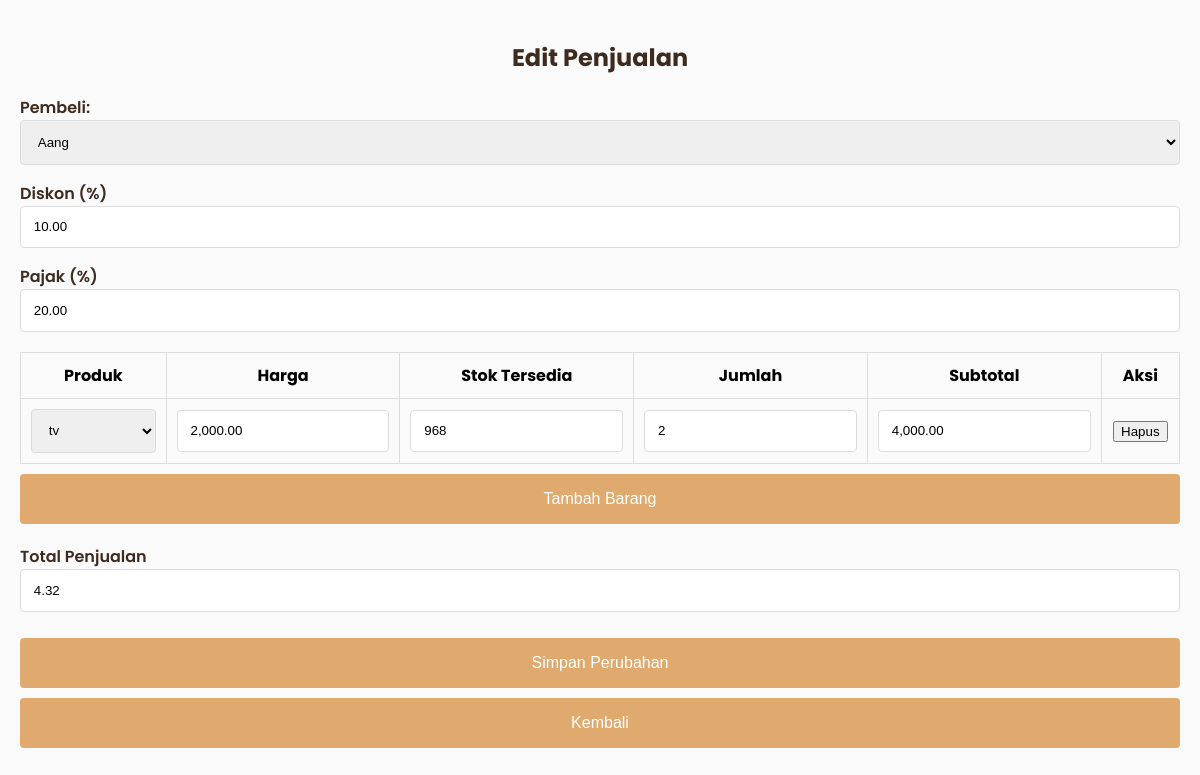
Page /admin/penjualan/edit_penjualan.php?id=132 (signed in) on the earlier database version.
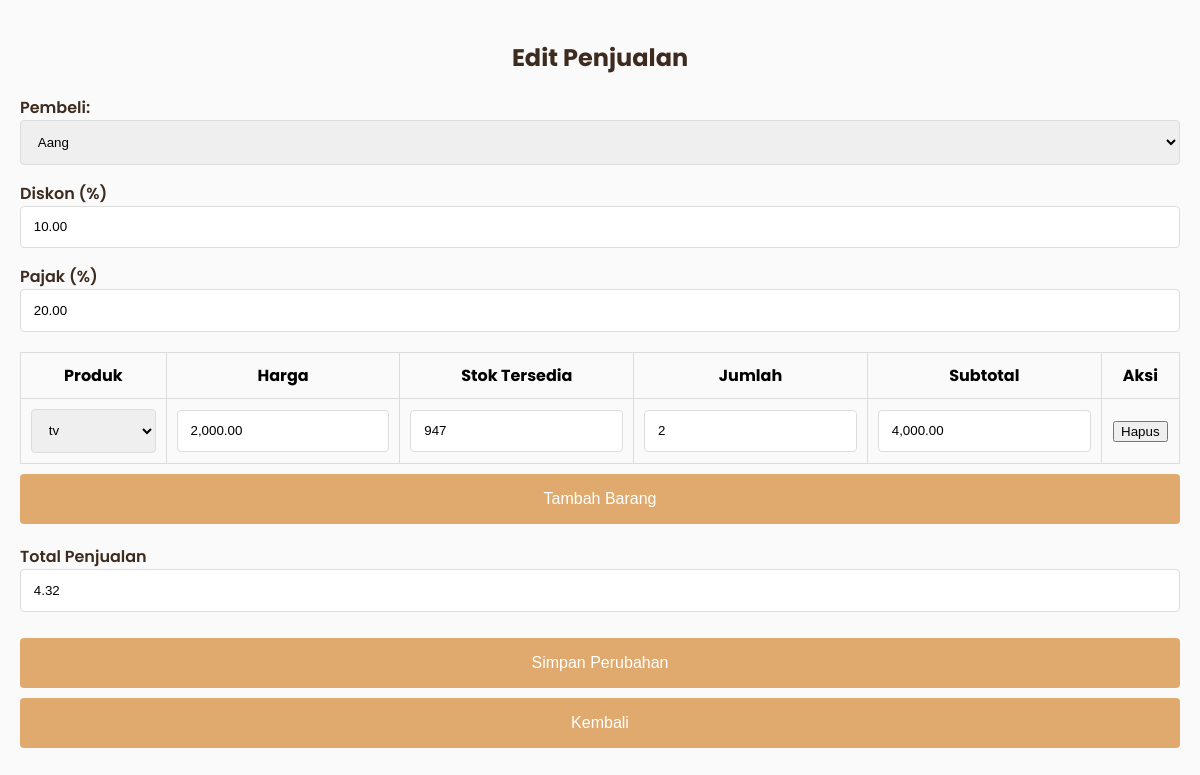
Same page on the later database version.
### tables this page shows
CREATE TABLE `detailpenjualan` (
  `DetailID` int(10) NOT NULL,
  `PenjualanID` int(10) DEFAULT NULL,
  `ProdukID` int(10) DEFAULT NULL,
  `user_id` int(10) DEFAULT NULL,
  `JumlahProduk` int(10) DEFAULT NULL,
  `Subtotal` int(10) DEFAULT NULL,
  `kode_pembayaran` int(10) NOT NULL,
  `total_harga` int(11) NOT NULL,
  `kembalian` double DEFAULT NULL
);

CREATE TABLE `produk` (
  `ProdukID` int(10) NOT NULL,
  `NamaProduk` varchar(255) DEFAULT NULL,
  `Harga` decimal(12,2) DEFAULT NULL,
  `Stok` int(255) DEFAULT NULL,
  `kategori_id` int(11) DEFAULT NULL,
  `deskripsi` text DEFAULT NULL,
  `gambar` varchar(255) DEFAULT NULL
);

### admin/penjualan/edit_penjualan.php (the view, shortened to what the changed rows need)
<?php
$mysqli = new mysqli("localhost", "root", "", "kasir_reddra");
$penjualanID = isset($_GET['id']) ? intval($_GET['id']) : 0;
$detailPenjualan = [];
$stmt = $mysqli->prepare("SELECT * FROM detailpenjualan WHERE PenjualanID = ?");
$stmt->bind_param("i", $penjualanID);
$stmt->execute();
$result = $stmt->get_result();
while ($row = $result->fetch_assoc()) {
    $detailPenjualan[] = $row;
}
$productList = [];
$resultProducts = $mysqli->query("SELECT ProdukID, NamaProduk, Harga, Stok FROM produk");
if ($resultProducts) {
    while ($row = $resultProducts->fetch_assoc()) {
        $productList[] = $row;
    }
}
?>
<!DOCTYPE html>
<html lang="id">
<head>
    <link rel="stylesheet" href="https://cdn.jsdelivr.net/npm/sweetalert2@11/dist/sweetalert2.min.css">
</head>
<body>
    <div class="content-card">
        <h2>Edit Penjualan</h2>
        <form action="" method="post" id="penjualanForm">
            <table id="detailTable">
                <thead>
                    <tr>
                        <th>Produk</th>
                        <th>Harga</th>
                        <th>Stok Tersedia</th>
                        <th>Jumlah</th>
                        <th>Subtotal</th>
                        <th>Aksi</th>
                    </tr>
                </thead>
                <tbody>
                    <?php
                    foreach ($detailPenjualan as $detail):
                        $prodInfo = array_filter($productList, function($prod) use ($detail) {
                            return $prod['ProdukID'] == $detail['ProdukID'];
                        });
                        $prodInfo = array_shift($prodInfo);
                    ?>
                    <tr>
                        <td>
                            <select class="form-control" onchange="updateRow(this)">
                                <?php foreach($productList as $prod): ?>
                                <option value="<?= $prod['ProdukID'] ?>" data-harga="<?= $prod['Harga'] ?>"
                                    data-stok="<?= $prod['Stok'] ?>"
                                    <?= ($detail['ProdukID'] == $prod['ProdukID'] ? 'selected' : '') ?>>
                                    <?= htmlspecialchars($prod['NamaProduk']) ?>
                                </option>
                                <?php endforeach; ?>
                            </select>
                        </td>
                        <td>
                            <input type="text" class="form-control" readonly
                                value="<?= isset($prodInfo['Harga']) ? number_format($prodInfo['Harga'], 2) : '0.00' ?>">
                        </td>
                        <td>
                            <input type="text" class="form-control" readonly
                                value="<?= isset($prodInfo['Stok']) ? $prodInfo['Stok'] : '0' ?>">
                        </td>
                        <td>
                            <input type="number" class="form-control" value="<?= $detail['JumlahProduk'] ?>" min="0"
                                onchange="updateRow(this)">
                        </td>
                        <td>
                            <input type="text" class="form-control" readonly
                                value="<?= number_format($detail['Subtotal'], 2) ?>">
                        </td>
                        <td>
                            <button type="button" onclick="removeRow(this)">Hapus</button>
                        </td>
                    </tr>
                    <?php endforeach; ?>
                </tbody>
            </table>
        </form>
    </div>
</body>
</html>

Differences in the rows shown:
changed detailpenjualan "tv": ProdukID.Stok "968" → "947"
